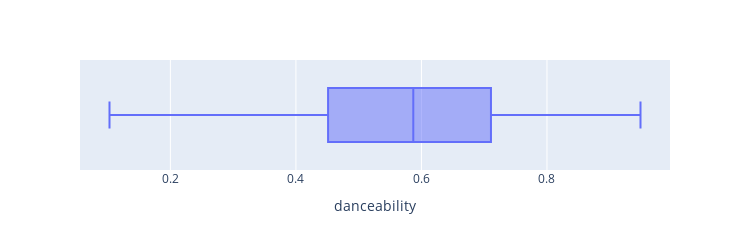
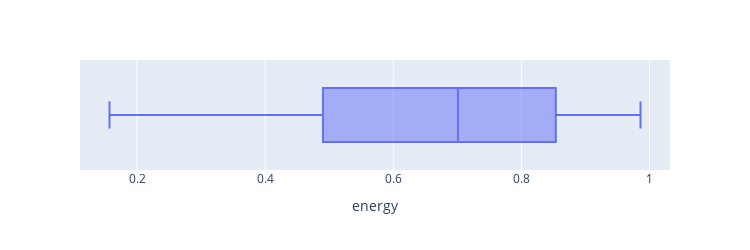
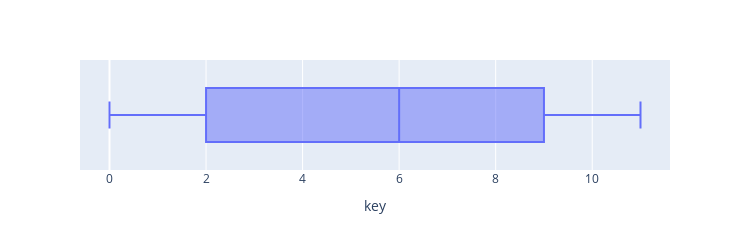
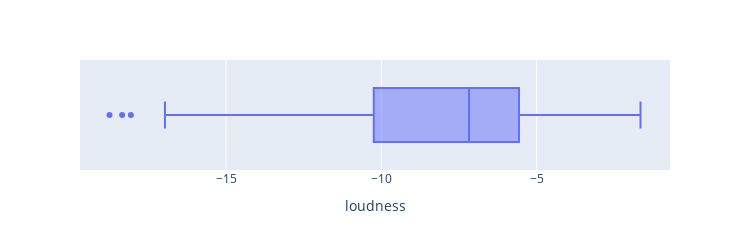

The code cell stored with these charts, in order, in its notebook:
### Markdown cell above
## Outliers

### Code cell
# Checking outliers on numerical cols.
for i in data_num_cols.columns:
    fig = px.box(data, x=i)
    fig.update_layout(height=250, width=750)
    fig.show()

### Figure 1 — Plotly figure (JSON) as saved in the notebook; plotly's stock layout.template omitted (floating-point values rounded to 4 significant figures; data arrays with more than 128 entries replaced by an {"elided": "..."} marker saying what was removed)
{"data": [{"alignmentgroup": "True", "hovertemplate": "danceability=%{x}<extra></extra>", "legendgroup": "", "marker": {"color": "#636efa"}, "name": "", "notched": false, "offsetgroup": "", "orientation": "h", "showlegend": false, "type": "box", "x": {"elided": "291 float values"}, "x0": " ", "xaxis": "x", "y0": " ", "yaxis": "y"}], "layout": {"boxmode": "group", "height": 250, "legend": {"tracegroupgap": 0}, "margin": {"t": 60}, "width": 750, "xaxis": {"anchor": "y", "domain": [0, 1], "title": {"text": "danceability"}}, "yaxis": {"anchor": "x", "domain": [0, 1]}}}

### Figure 2 — Plotly figure (JSON) as saved in the notebook; plotly's stock layout.template omitted (floating-point values rounded to 4 significant figures; data arrays with more than 128 entries replaced by an {"elided": "..."} marker saying what was removed)
{"data": [{"alignmentgroup": "True", "hovertemplate": "energy=%{x}<extra></extra>", "legendgroup": "", "marker": {"color": "#636efa"}, "name": "", "notched": false, "offsetgroup": "", "orientation": "h", "showlegend": false, "type": "box", "x": {"elided": "291 float values"}, "x0": " ", "xaxis": "x", "y0": " ", "yaxis": "y"}], "layout": {"boxmode": "group", "height": 250, "legend": {"tracegroupgap": 0}, "margin": {"t": 60}, "width": 750, "xaxis": {"anchor": "y", "domain": [0, 1], "title": {"text": "energy"}}, "yaxis": {"anchor": "x", "domain": [0, 1]}}}

### Figure 3 — Plotly figure (JSON) as saved in the notebook; plotly's stock layout.template omitted (floating-point values rounded to 4 significant figures; data arrays with more than 128 entries replaced by an {"elided": "..."} marker saying what was removed)
{"data": [{"alignmentgroup": "True", "hovertemplate": "key=%{x}<extra></extra>", "legendgroup": "", "marker": {"color": "#636efa"}, "name": "", "notched": false, "offsetgroup": "", "orientation": "h", "showlegend": false, "type": "box", "x": {"elided": "291 int values"}, "x0": " ", "xaxis": "x", "y0": " ", "yaxis": "y"}], "layout": {"boxmode": "group", "height": 250, "legend": {"tracegroupgap": 0}, "margin": {"t": 60}, "width": 750, "xaxis": {"anchor": "y", "domain": [0, 1], "title": {"text": "key"}}, "yaxis": {"anchor": "x", "domain": [0, 1]}}}

### Figure 4 — Plotly figure (JSON) as saved in the notebook; plotly's stock layout.template omitted (floating-point values rounded to 4 significant figures; data arrays with more than 128 entries replaced by an {"elided": "..."} marker saying what was removed)
{"data": [{"alignmentgroup": "True", "hovertemplate": "loudness=%{x}<extra></extra>", "legendgroup": "", "marker": {"color": "#636efa"}, "name": "", "notched": false, "offsetgroup": "", "orientation": "h", "showlegend": false, "type": "box", "x": {"elided": "291 float values"}, "x0": " ", "xaxis": "x", "y0": " ", "yaxis": "y"}], "layout": {"boxmode": "group", "height": 250, "legend": {"tracegroupgap": 0}, "margin": {"t": 60}, "width": 750, "xaxis": {"anchor": "y", "domain": [0, 1], "title": {"text": "loudness"}}, "yaxis": {"anchor": "x", "domain": [0, 1]}}}
